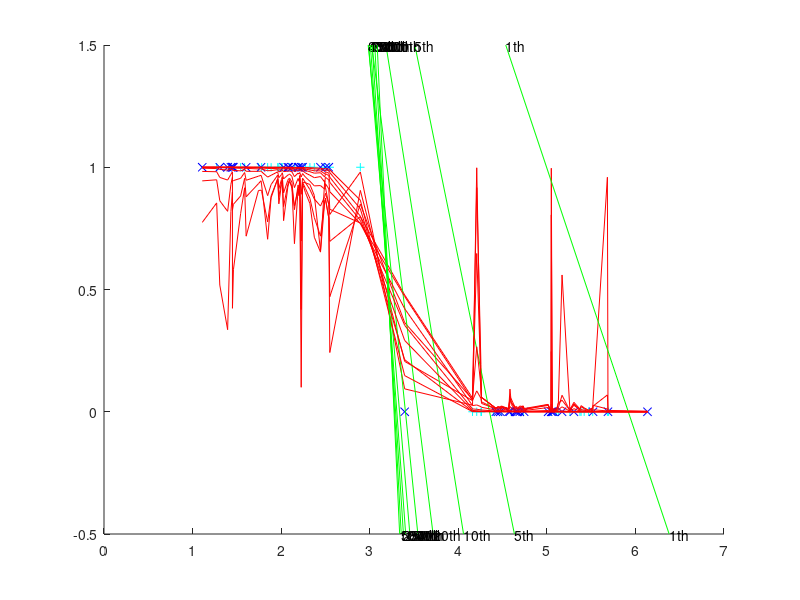
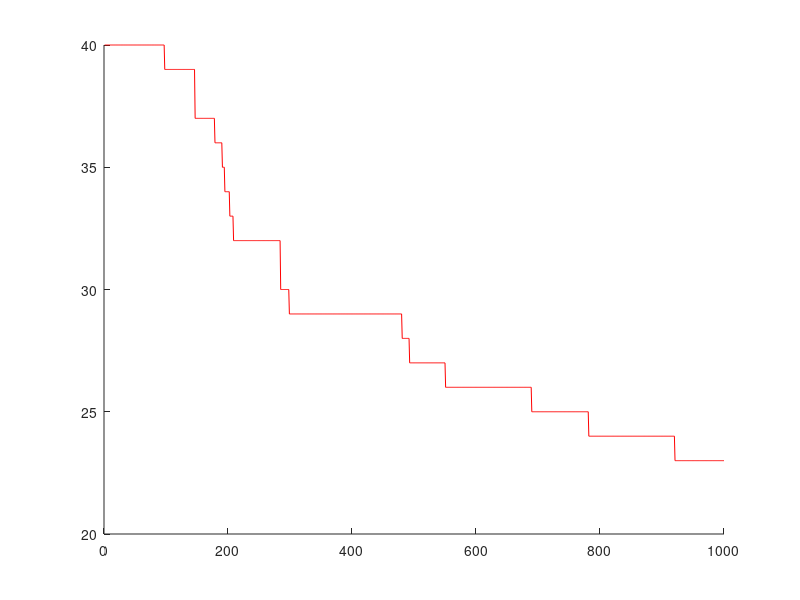

The MATLAB script that drew these images, in order:
clc
clear all

data = [
  2.5493025e+000  1.0000000e+000
  1.8474957e+000  1.0000000e+000
  2.1501557e+000  1.0000000e+000
  2.3746311e+000  1.0000000e+000
  1.5424579e+000  1.0000000e+000
  1.9739042e+000  1.0000000e+000
  1.8867639e+000  1.0000000e+000
  2.3246809e+000  1.0000000e+000
  2.4919711e+000  1.0000000e+000
  2.2748111e+000  1.0000000e+000
  1.7797506e+000  1.0000000e+000
  1.7437455e+000  1.0000000e+000
  1.2718867e+000  1.0000000e+000
  2.0037521e+000  1.0000000e+000
  2.8940945e+000  1.0000000e+000
  2.0935274e+000  1.0000000e+000
  2.0129895e+000  1.0000000e+000
  1.5877104e+000  1.0000000e+000
  2.2097806e+000  1.0000000e+000
  1.9609595e+000  1.0000000e+000
  4.2082362e+000  0.0000000e+000
  5.6834167e+000  0.0000000e+000
  4.2556886e+000  0.0000000e+000
  5.1296513e+000  0.0000000e+000
  5.3864894e+000  0.0000000e+000
  4.5975455e+000  0.0000000e+000
  5.5177101e+000  0.0000000e+000
  5.4211538e+000  0.0000000e+000
  4.2620661e+000  0.0000000e+000
  4.7340086e+000  0.0000000e+000
  5.0469403e+000  0.0000000e+000
  5.3733509e+000  0.0000000e+000
  4.1606475e+000  0.0000000e+000
  4.4845986e+000  0.0000000e+000
  5.1101185e+000  0.0000000e+000
  5.2602125e+000  0.0000000e+000
  5.6969615e+000  0.0000000e+000
  5.4712884e+000  0.0000000e+000
  5.0373411e+000  0.0000000e+000
  4.3963587e+000  0.0000000e+000
  2.2264294e+000  1.0000000e+000
  1.3957472e+000  1.0000000e+000
  1.4503037e+000  1.0000000e+000
  1.3071948e+000  1.0000000e+000
  1.4611502e+000  1.0000000e+000
  2.4442452e+000  1.0000000e+000
  1.6048851e+000  1.0000000e+000
  2.0275595e+000  1.0000000e+000
  2.5379102e+000  1.0000000e+000
  1.1093012e+000  1.0000000e+000
  1.4328975e+000  1.0000000e+000
  2.2021406e+000  1.0000000e+000
  2.5002854e+000  1.0000000e+000
  2.1914232e+000  1.0000000e+000
  2.1216386e+000  1.0000000e+000
  2.0751345e+000  1.0000000e+000
  1.7728950e+000  1.0000000e+000
  2.2417593e+000  1.0000000e+000
  2.0864224e+000  1.0000000e+000
  1.4500683e+000  1.0000000e+000
  5.0500758e+000  0.0000000e+000
  5.1714619e+000  0.0000000e+000
  5.5217232e+000  0.0000000e+000
  5.3055895e+000  0.0000000e+000
  4.5832676e+000  0.0000000e+000
  5.0145115e+000  0.0000000e+000
  3.3946688e+000  0.0000000e+000
  5.6900929e+000  0.0000000e+000
  4.6938376e+000  0.0000000e+000
  4.6586182e+000  0.0000000e+000
  5.0748844e+000  0.0000000e+000
  4.6434275e+000  0.0000000e+000
  4.4487817e+000  0.0000000e+000
  4.4742676e+000  0.0000000e+000
  4.7436141e+000  0.0000000e+000
  4.6696199e+000  0.0000000e+000
  5.0610120e+000  0.0000000e+000
  4.5697072e+000  0.0000000e+000
  6.1361912e+000  0.0000000e+000
  4.4242928e+000  0.0000000e+000
    ];

%divide this data in order to work easily
% class labels
 classes = data(:,2);
%training data
 trdata=data(1:40,:);   trclasses=classes(1:40);
% test data
 tsdata=data(41:80,:); tsclasses=classes(41:80);
%plot data
 figure('Name','INPUT & OUTPUT')
 set(gcf,'Position',[100 100 800 500])
 hold on
 plot(trdata(:,1),trdata(:,2),'+','Color', 'cyan');
 plot(tsdata(:,1),tsdata(:,2),'x','Color', 'blue');
 axis([0 7 -0.5 1.5])
%=====================================
[r,c]=size(data(:,1));
input = data;
desired_out = classes;

bias = -1;
coeff = 0.2; %learning rate
weights = rand(c+1,1); % or fill zeros(c+1,1);
%we will assume that weights(1,1) is for bias (+ w0) and weights(2,1) is for (w1 x)
iterations = 1000;
errors = zeros(iterations,1);
out = zeros(r,1);
plot_on = [1,5,10,20,40,80,150,250,500,1000];
plot_on_iter = 1;

for i=1:iterations
    out = zeros(r,1);
    for j=1:r
        y = input(j,1) * weights(2,1) + bias * weights(1,1); %resulting function
        out(j)= 1 / (1+exp(-y)); %apply sigmoid to get output between 0-1
        delta = desired_out(j) - out(j); %difference
        if delta > 0.0001
            errors(i,1) = errors(i,1) + 1;
        end
        weights(1,1) = weights(1,1) + coeff*bias*delta; %improve weights respectively
        weights(2,1) = weights(2,1) + coeff*input(j,1)*delta;
    end
    if plot_on_iter <= 10 && plot_on(1,plot_on_iter) == i %plot results on specified iterations
        %expected points (class labels) for all samples on plane (x,y)
        sigmoid_points = horzcat(input(:,1),out(:,1)); 
        %just sorted to draw the polyline that is connecting all points = sigmoid output
        sigmoid_points = sortrows(sigmoid_points,1);
        plot(sigmoid_points(:,1),sigmoid_points(:,2),'Color', 'red');
        %pick to points to draw seperator line : y = w1 x + w0
        liners = zeros(2); %we need 2 points on the plane to draw seperator line
        pys = [-0.5,1.5]; %where y = {1.5, -0.5}
        for p=1:2
            py = pys(1,p); px = (py - weights(1,1))/weights(2,1); %find corresponding x's
            %problem with bias(w0) -> shifted seperator lines to (+)x !
            liners(p,1) = px + 6.4; liners(p,2) = py; 
        end
        plot(liners(:,1),liners(:,2),'Color', 'green'); %plot seperator
        strmin = [num2str(i),'th'];
        text(liners(:,1),liners(:,2),strmin,'HorizontalAlignment','left');
        plot_on_iter = plot_on_iter + 1;
    end
end

hold off
figure('Name','ERROR RATE')
hold on
plot(errors,'-','Color', 'red');


